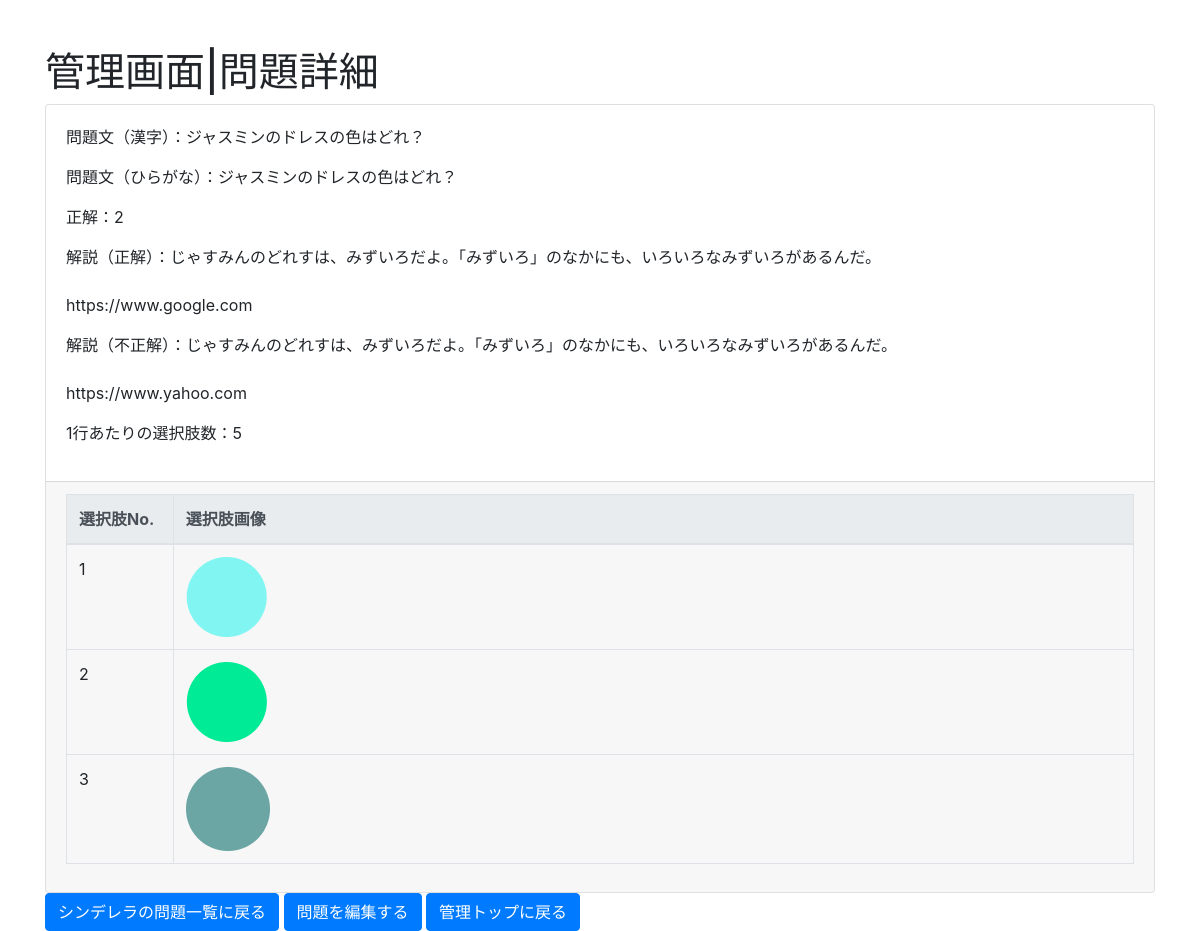
Page /edit/detail_img/1/4/ (signed in) on the committed database.
### question/models.py (models this page shows, shortened)
class ImageQuestion(models.Model):
    body = models.CharField('本文（漢字）', max_length=1024)
    body_kana = models.CharField('本文（ひらがな）', max_length=1024, default="")
    Category = models.ManyToManyField(Category)
    question_no = models.PositiveSmallIntegerField(verbose_name='問題No.', default=0)
    answer_choice_no = models.PositiveSmallIntegerField(verbose_name='正解No.', default=1)
    ok_comment = models.CharField('解説（正解の場合）', max_length=1024, default="")
    ng_comment = models.CharField('解説（不正解の場合）', max_length=1024, default="")
    wrap_back_num = models.PositiveSmallIntegerField(verbose_name='1行の最大の選択肢数.', default=3)

class ImageChoice(models.Model):
    img = models.ImageField(verbose_name = '画像', upload_to='images/', null=True)
    ImageQuestion = models.ForeignKey(ImageQuestion, on_delete=models.CASCADE)
    choice_no = models.PositiveSmallIntegerField(verbose_name='選択肢No.', default=1)

class Category(models.Model):
    name = models.CharField('カテゴリ名称', max_length=512, blank=False)
    category_no = models.PositiveSmallIntegerField(verbose_name='カテゴリNo.', default=1)

### edit/views.py (the view)
# urls.py: path('detail_img/<int:category_id>/<int:pk>/', views.ImageQuestionDetail.as_view(), name='question_detail_img'),
class ImageQuestionDetail(LoginRequiredMixin, DetailView):
    model = ImageQuestion
    def get_context_data(self, **kwargs):
        context = super().get_context_data(**kwargs)
        question = context.get("object")
        choices = question.imagechoice_set.all().order_by("choice_no")
        context["choices"] = choices
        context["category_id"] = self.kwargs.get('category_id')
        if self.kwargs.get('category_id'):
            context["category_name"] = Category.objects.get(pk=self.kwargs.get('category_id')).name
        return context

### edit/views.py (called while the page is built)
    @method_decorator(login_required(login_url = '/accounts/login/'))
    def dispatch(self, request, *args, **kwargs):
        return super(LoginRequiredMixin, self).dispatch(request, *args, **kwargs)

### edit/templates/question/imagequestion_detail.html (shortened to what this page needs)
{% extends 'question/base.html' %}
{% block page_title %}管理画面|問題詳細{% endblock %}
{% block content %}
  <div class="container">
    <div class="row">
      <div class="col-12">
        <div class="card card-default">
          <div class="card-body">
            <p>問題文（漢字）：{{ imagequestion.body|linebreaksbr }}</p>
            <p>問題文（ひらがな）：{{ imagequestion.body|linebreaksbr }}</p>
            <p>正解：{{ imagequestion.answer_choice_no }}</p>
            <p>解説（正解）：{{ imagequestion.ok_comment|linebreaksbr }}</p>
            <p>解説（不正解）：{{ imagequestion.ng_comment|linebreaksbr }}</p>
            <p>1行あたりの選択肢数：{{ imagequestion.wrap_back_num }}</p>
          </div>
          <div class="card-footer">
            <table class="table table-bordered">
                <thead class="thead-light">
                    <tr><th style="width:10%">選択肢No.</th><th style="width:90%">選択肢画像</th></tr>
                </thead>
            {% for img_choice in choices %}
                <tr>
                  <td style="width:10%">{{ img_choice.choice_no }}</td>
                  <td style="width:90%"><img src="/media/{{ img_choice.img }}"></td>
                </tr>
            </div>
            {% endfor %}
          </div>
        </div>
    <div class="row">
      <div class="col-12">
        {% if category_id %}
          <a class="btn btn-primary" href="{% url 'category_question_list' category_id %}" role="button">{{ category_name }}の問題一覧に戻る</a>
        {% else %}
          <a class="btn btn-primary" href="{% url 'question_list' %}" role="button">問題一覧に戻る</a>
        {% endif %}
        <a class="btn btn-primary" href="{% url 'question_update_img' imagequestion.id %}" role="button">問題を編集する</a>
        <a class="btn btn-primary" href="{% url 'category_list' %}" role="button">管理トップに戻る</a>
      </div>
    </div>
{% endblock %}

### rows in the picture
ImageQuestion: body "ジャスミンのドレスの色はどれ？", answer_choice_no "2", ok_comment "じゃすみんのどれすは、みずいろだよ。「みずいろ」のなかにも、いろいろなみずいろがあるんだ。 https://www.google.com", ng_comment "じゃすみんのどれすは、みずいろだよ。「みずいろ」のなかにも、いろいろなみずいろがあるんだ。 https://www.yahoo.com", wrap_back_num "5"
ImageChoice: choice_no "1", img (picture)
ImageChoice: choice_no "2", img (picture)
ImageChoice: choice_no "3", img (picture)
Category: name "シンデレラ"
